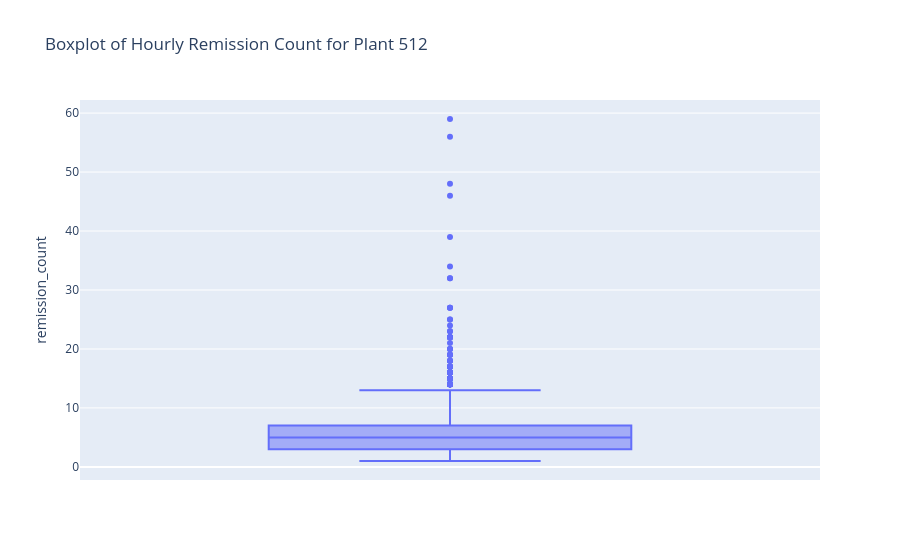

The notebook cell this image was saved under:
### Code cell
# Plant 512 remission count boxplot (row count) 
plant_512_counts = (
    remissions.loc[remissions["ship_plant_code"] == "512"]
    .groupby(remissions["start_time"].dt.floor("h"))
    .size()
    .reset_index(name="remission_count")
)

fig = px.box(
    plant_512_counts,
    y="remission_count",
    title="Boxplot of Hourly Remission Count for Plant 512",
)
fig.show()

### Figure 1 — Plotly figure (JSON) as saved in the notebook; plotly's stock layout.template omitted (floating-point values rounded to 4 significant figures; data arrays with more than 128 entries replaced by an {"elided": "..."} marker saying what was removed)
{"data": [{"alignmentgroup": "True", "hovertemplate": "remission_count=%{y}<extra></extra>", "legendgroup": "", "marker": {"color": "#636efa"}, "name": "", "notched": false, "offsetgroup": "", "orientation": "v", "showlegend": false, "type": "box", "x0": " ", "xaxis": "x", "y": {"elided": "16298 int values"}, "y0": " ", "yaxis": "y"}], "layout": {"boxmode": "group", "legend": {"tracegroupgap": 0}, "title": {"text": "Boxplot of Hourly Remission Count for Plant 512"}, "xaxis": {"anchor": "y", "domain": [0, 1]}, "yaxis": {"anchor": "x", "domain": [0, 1], "title": {"text": "remission_count"}}}}
